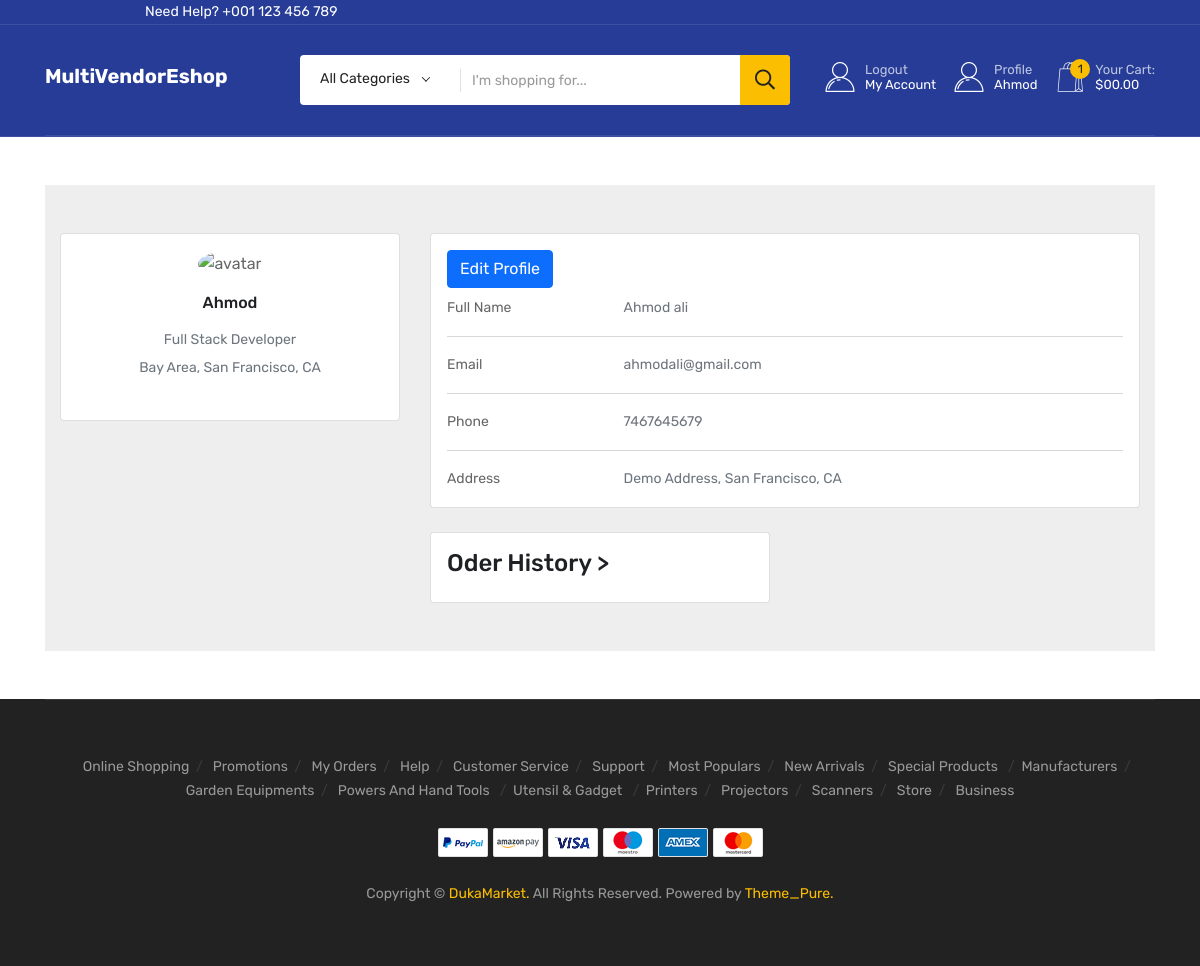
The app's page /user/profile/ (signed in), older data.
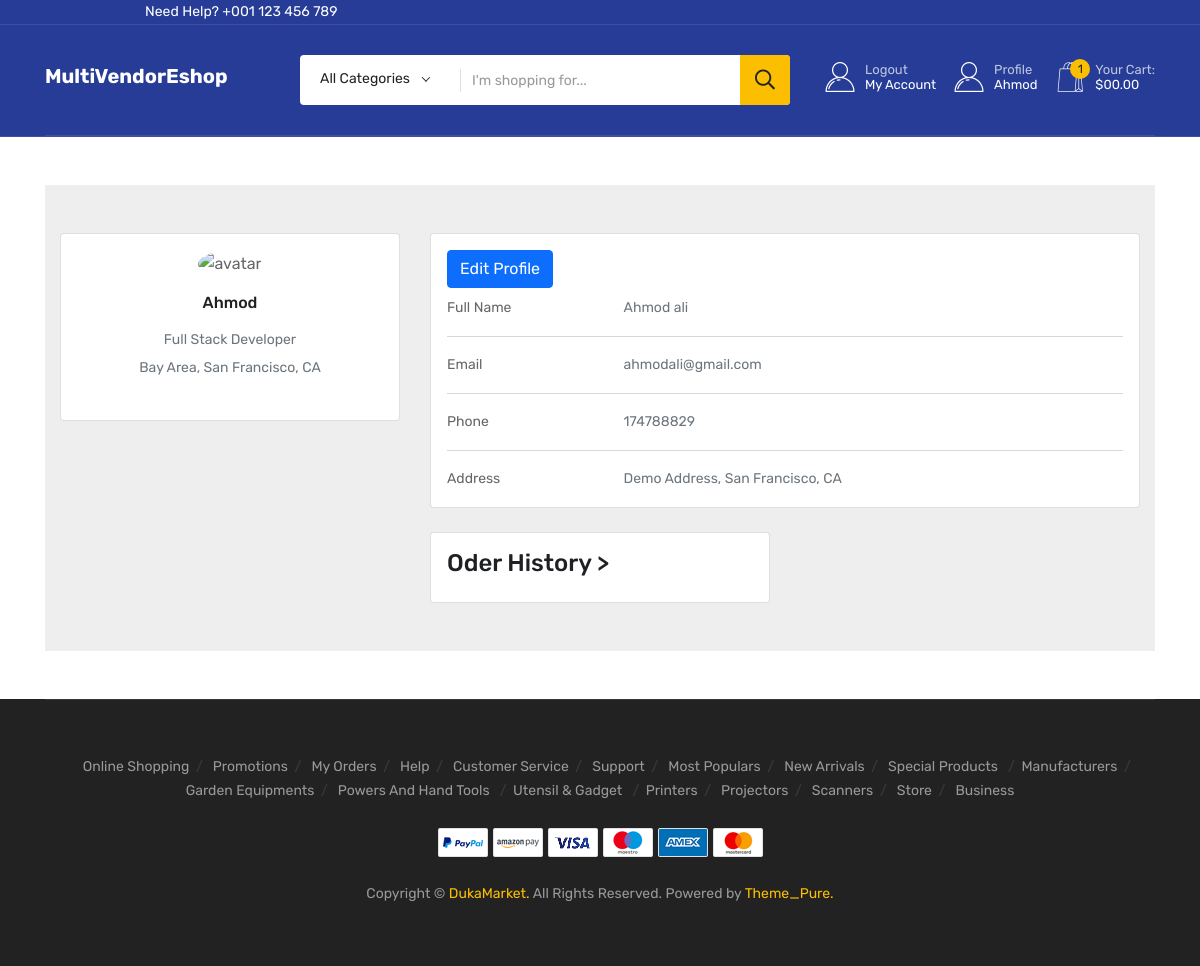
The same page, newer data.
### accounts/models.py (models this page shows, shortened)
class CustomUser(AbstractBaseUser, PermissionsMixin):
    USER_ROLE = [
        ('1', 'Customer'),
        ('2', 'Editor'),
        ('3', 'Vendor'),
    ]
    email = models.EmailField(unique=True)
    first_name = models.CharField(max_length=30)
    last_name = models.CharField(max_length=30)
    mobile = models.PositiveIntegerField()
    user_role = models.CharField(choices=USER_ROLE, default=1, max_length=20)
    date_joined = models.DateTimeField(default=timezone.now)
    is_active = models.BooleanField(default=True)
    is_staff = models.BooleanField(default=True)
    objects = CustomUserManager()
    USERNAME_FIELD = 'email'
    REQUIRED_FIELDS = ['first_name', 'last_name','mobile']

### accounts/views.py (the view)
# urls.py: path('user/profile/', views.user_profile, name='user_profile'),
@login_required(login_url='user_login')
def user_profile(request):
    if request.method == 'POST':
        form = CustomUserEditForm(request.POST, instance=request.user)
        if form.is_valid():
            form.save()
            return redirect('user_profile')  # Change 'profile' to the appropriate redirect URL
    else:
        form = CustomUserEditForm(instance=request.user)
    context={
        "form":form
    }
    return render(request, 'accounts/user/user-profile.html', context)

### accounts/forms.py
class CustomUserEditForm(forms.ModelForm):
    class Meta:
        model = CustomUser
        fields = ['email', 'first_name', 'last_name', 'mobile']
        widgets = {
            'first_name': forms.TextInput(attrs={'class':'form-control'}),
            'last_name': forms.TextInput(attrs={'class':'form-control'}),
            'mobile': forms.NumberInput(attrs={'class':'form-control'}),
            'email':forms.EmailInput(attrs={'class':'form-control'}),
        }

### templates/accounts/user/user-profile.html (shortened to what this page needs)
{% extends "accounts/user/dashboard-base.html" %}
{% block dashboard-content %}
<section style="background-color: #eee;">
    <div class="container py-5 my-5">
      <div class="row">
        <div class="col-lg-4">
          <div class="card mb-4">
            <div class="card-body text-center">
              <img src="https://mdbcdn.b-cdn.net/img/Photos/new-templates/bootstrap-chat/ava3.webp" alt="avatar"
                class="rounded-circle img-fluid" style="width: 150px;">
              <h5 class="my-3">{{request.user.first_name}}</h5>
              <p class="text-muted mb-1">Full Stack Developer</p>
              <p class="text-muted mb-4">Bay Area, San Francisco, CA</p>
            </div>
          </div>
        </div>
        <div class="col-lg-8">
          <div class="card mb-4">
            <div class="card-body">
              <button type="button" class="btn btn-primary mb-2" data-bs-toggle="modal" data-bs-target="#editProfileModal">
                Edit Profile
              </button>
              <div class="row">
                <div class="col-sm-3">
                  <p class="mb-0">Full Name</p>
                </div>
                <div class="col-sm-9">
                  <p class="text-muted mb-0">{{request.user.first_name}} {{request.user.last_name}}</p>
                </div>
              </div>
              <hr>
              <div class="row">
                <div class="col-sm-3">
                  <p class="mb-0">Email</p>
                </div>
                <div class="col-sm-9">
                  <p class="text-muted mb-0">{{request.user.email}}</p>
                </div>
              </div>
              <hr>
              <div class="row">
                <div class="col-sm-3">
                  <p class="mb-0">Phone</p>
                </div>
                <div class="col-sm-9">
                  <p class="text-muted mb-0">{{request.user.mobile}}</p>
                </div>
              </div>
              <hr>
              <div class="row">
                <div class="col-sm-3">
                  <p class="mb-0">Address</p>
                </div>
                <div class="col-sm-9">
                  <p class="text-muted mb-0">Demo Address, San Francisco, CA</p>
                </div>
              </div>
            </div>
          </div>
          <div class="row">
            <div class="col-md-6">
              <div class="card mb-4 mb-md-0">
                <div class="card-body">
                  <h3><a href="{% url 'user_dashboard' %}">Oder History ></a></h3>
                </div>
              </div>
            </div>
          </div>
        </div>
      </div>
    </div>
  </section>
{% endblock dashboard-content %}

### templates/accounts/user/dashboard-base.html (shortened to what the changed rows need)
{% load static %}
<!DOCTYPE html>
<html class="no-js" lang="zxx">
  <head>
    <link rel="stylesheet" href="{% static 'assets/css/preloader.css' %}" />
    <link rel="stylesheet" href="{% static 'assets/css/bootstrap.css' %}" />
    <link rel="stylesheet" href="{% static 'assets/css/meanmenu.css' %}" />
    <link rel="stylesheet" href="{% static 'assets/css/animate.css' %}" />
    <link rel="stylesheet" href="{% static 'assets/css/owl-carousel.css' %}" />
    <link rel="stylesheet" href="{% static 'assets/css/swiper-bundle.css' %}" />
    <link rel="stylesheet" href="{% static 'assets/css/backtotop.css' %}" />
    <link
      rel="stylesheet"
      href="{% static 'assets/css/ui-range-slider.css' %}"
    />
    <link
      rel="stylesheet"
      href="{% static 'assets/css/magnific-popup.css' %}"
    />
    <link rel="stylesheet" href="{% static 'assets/css/nice-select.css' %}" />
    <link rel="stylesheet" href="{% static 'assets/flaticon/flaticon.css' %}" />
    <link
      rel="stylesheet"
      href="{% static 'assets/css/font-awesome-pro.css' %}"
    />
    <link rel="stylesheet" href="{% static 'assets/css/default.css' %}" />
    <link rel="stylesheet" href="{% static 'assets/css/style.css' %}" />
  </head>
  <body>
    <header class="header d-blue-bg">
      <div class="header-mid">
        <div class="container">
          <div class="heade-mid-inner">
            <div class="row align-items-center">
              <div class="col-xl-4 col-lg-5 col-md-8 col-sm-8">
                <div class="header-action">
                  {% if request.user.is_authenticated %}
                  <div class="block-userlink">
                    <a class="icon-link" href="{% url 'user_logout' %}">
                      <i class="flaticon-user"></i>
                      <span class="text">
                        <span class="sub">Logout </span>
                        My Account
                      </span>
                    </a>
                  </div>
                  <div class="block-userlink">
                    <a class="icon-link" href="{% url 'user_profile' %}">
                      <i class="flaticon-user"></i>
                      <span class="text">
                        <span class="sub">Profile</span>
                        {{request.user.first_name}}
                      </span>
                    </a>
                  </div>
                  {% endif %}
                </div>
              </div>
            </div>
          </div>
        </div>
      </div>
    </header>
    <main>
        <div class="container">
    {% block dashboard-content %}
    {% endblock dashboard-content %}
    </div>
    </main>
  </body>
</html>

Row changes from the older to the newer data that the page shows:
changed CustomUser "Ahmod": user.mobile "7467645679" → "174788829"
